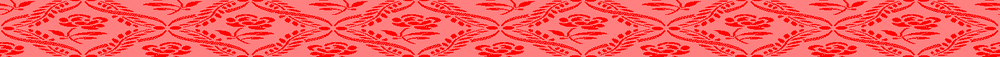
#> input picture program.png, 1000 x 57 px, shrunk from 1760 x 100 before the run
$ python main.py
#> lines starting #> are read from the running program, lines starting #| are printed output that depends on the picture
import numpy as np
import cv2 as cv

###################################################################################################
# Klasse zum verwalten des Web Musters (Programms)
class Program:
  # constructor, read program from file
  def __init__(self):
    image = cv.imread("program.png", flags=cv.IMREAD_UNCHANGED)
#> image is the input picture: shape (57, 1000, 4); mean B, G, R, A 90.4, 90.4, 255, 255
    self.program = cv.cvtColor(image, cv.COLOR_BGRA2RGBA)
    self.ns, self.nk, _ = self.program.shape
#> self.ns = 57; self.nk = 1000

  # Funktion zum Auslesen des Programms
  def getColor(self, k, s):
    # wenn k oder s außerhalb, dann mit Modulo nach innerhalb verschieben
    color = self.program[s % self.ns][k % self.nk]
    return tuple(color.tolist())

###################################################################################################
# Klasse für die Fadenkonfiguration
class Config:
  # Farben festlegen
  # color_k = (150, 77, 0, 255) # RGBA Kettenfarbe
  color_k = (100, 30, 0, 255) # RGBA Schussfarbe
  color_s = (255, 0, 0, 255) # RGBA Kettenfarbe
  color_g = (255, 150, 150, 255) # RGBA Glanzpunkt

  # Fadenbreiten in Pixeln
  width_k = 5
  width_s = 5

###################################################################################################
# Klasse für den Webstuhl
class Loom:
  # Constructor mit Fadenkonfig und Muster
  def __init__(self, config, program):
    self.config = config
    self.program = program

  # Funktion zum virtuellen Weben
  def render(self, kmin, kmax, smin, smax):
    # TODO: hier noch fest vorgegeben, Pixel pro Kette/Schuss
#> called with kmin = 0, kmax = 10, smin = 0, smax = 10
    ppk = 6
    pps = 20

    # offesets bestimmen
    ok = int((ppk-self.config.width_k)/2)
    os = int((pps-self.config.width_s)/2)

    # create diffuse color texture with black background
    x_max = (kmax-kmin) * ppk
    y_max = (smax-smin) * pps
    diffuse = np.zeros((y_max, x_max, 4), np.uint8)
    diffuse[:,:] = (0,0,0,255)

    displacemnt = np.zeros((y_max, x_max, 4), np.uint8)
    displacemnt[:,:] = (0,0,0,255)

    # Abrastern des Program
    for s in range(smin, smax):
      for k in range(kmin, kmax):
        # lese das Programm aus (Umwandlung in Python tuple)
        color = self.program.getColor(k, s)

        # Farbe bestimmen in Zieltextur setzen
        if color == (255, 0, 0, 255):
          # Kette oben
          # erst den Schuss, ...
          #          ymin                  ymax                 xmin       xmax
          diffuse[    s*pps+os  :  s*pps+os+self.config.width_s  , k*ppk    :  k*ppk+ppk] = self.config.color_s
          displacemnt[s*pps+os  :  s*pps+os+self.config.width_s  , k*ppk    :  k*ppk+ppk] = (100, 100, 100, 255)

          # ... dann die Kette drüber zeichnen
          diffuse[    s*pps     :  s*pps+pps                     , k*ppk+ok :  k*ppk+ok+self.config.width_k] = self.config.color_k
          displacemnt[s*pps     :  s*pps+pps                     , k*ppk+ok :  k*ppk+ok+self.config.width_k] = (255, 255, 255, 255)

          # Glanzpunkte setzen
          if self.program.getColor(k, s-1) != (255, 0, 0, 255):
            of2 = 5
          else:
            of2 = 0
          if self.program.getColor(k, s+1) != (255, 0, 0, 255):
            of3 = 5
          else:
            of3 = 0

          diffuse[s*pps+of2:s*pps+pps-of3, k*ppk+ok+2:k*ppk+ok+4] = self.config.color_g
        else:
          # Schuss oben
          # erst die Kette, ...
          diffuse[s*pps:s*pps+pps, k*ppk+ok:k*ppk+ok+self.config.width_k] = self.config.color_k
          displacemnt[s*pps:s*pps+pps, k*ppk+ok:k*ppk+ok+self.config.width_k] = (100, 100, 100, 255)

          # ... dann den Schuss drüber zeichnen
          diffuse[s*pps+os:s*pps+os+self.config.width_s, k*ppk:k*ppk+ppk] = self.config.color_s
          displacemnt[s*pps+os:s*pps+os+self.config.width_s, k*ppk:k*ppk+ppk] = (255, 255, 255, 255)

          # Glanzpunkte
          diffuse[s*pps+os+2:s*pps+os+4, k*ppk:k*ppk+ppk] = self.config.color_g

    # save diffuse color texture
    cv.imwrite("out/diffuse.png", cv.cvtColor(diffuse, cv.COLOR_RGBA2BGRA))
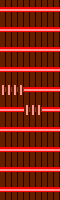
#> saved as diffuse.png: shape (200, 60, 4); mean B, G, R, A 15.7, 34.5, 125.8, 255
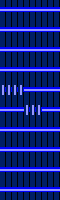
#> diffuse: shape (200, 60, 4); mean of channels 0, 1, 2, 3 125.8, 34.5, 15.7, 255; drawn as B, G, R
    cv.imwrite("out/displacement.png", cv.cvtColor(displacemnt, cv.COLOR_RGBA2BGRA))
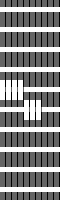
#> saved as displacement.png: shape (200, 60, 4); mean B, G, R, A 132.6, 132.6, 132.6, 255

###################################################################################################
# Web Muster und Fadenkonfiguration erstellen
program = Program()
config = Config()

# Webstuhl initialisieren
loom = Loom(config, program)

# Stoff weben
# loom.render(0, 400, 0, 120)

loom.render(0, 10, 0, 10)
